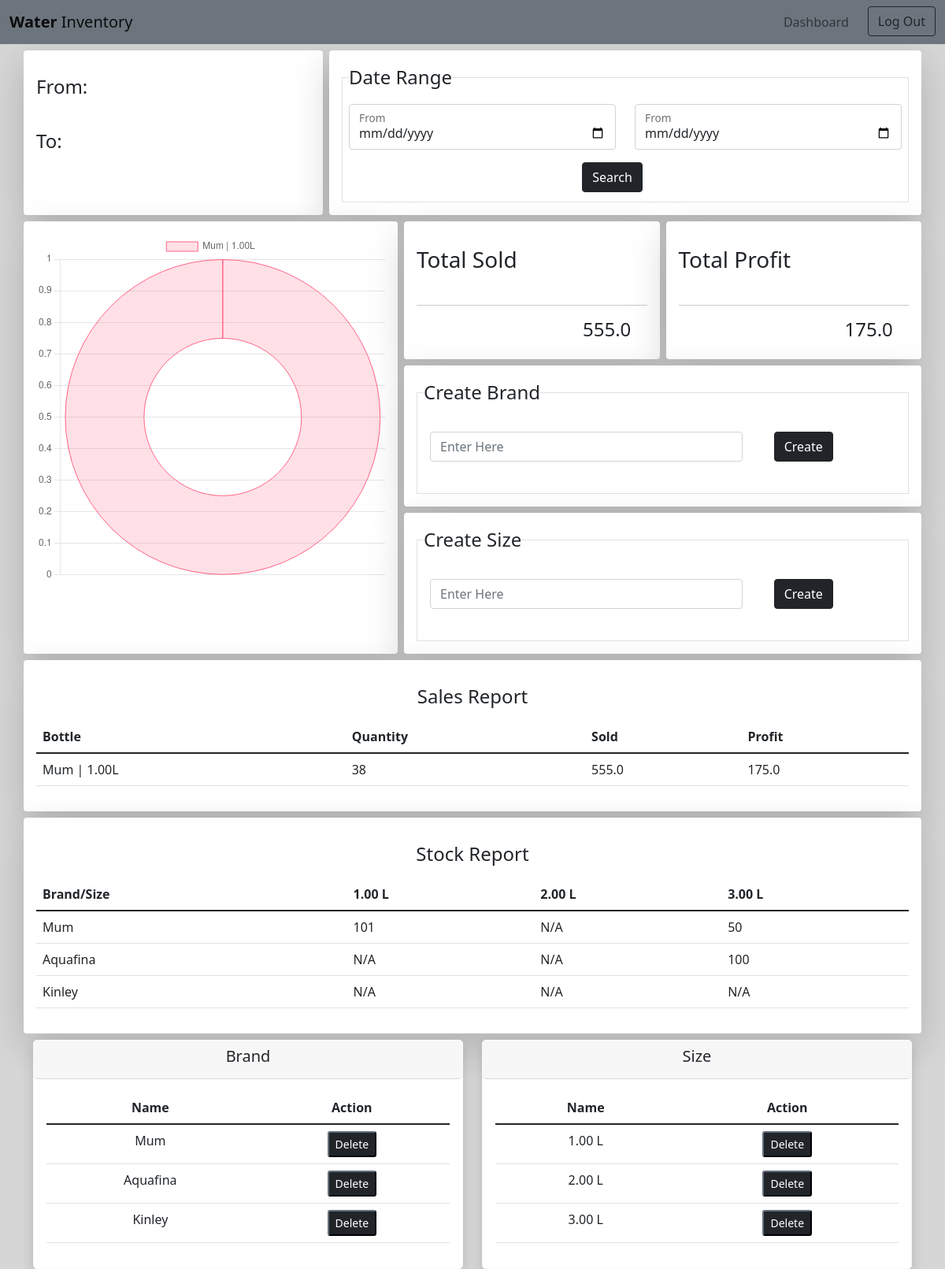
/hoteladmin/ (signed in), run on the app's committed database.
### water/models.py (models this page shows)
class BRAND(models.Model):
    brand_name = models.CharField(max_length=20, primary_key=True)
    def __str__(self):
        return self.brand_name

class SIZE(models.Model):
    bottle_size = models.DecimalField(decimal_places=2, max_digits=4, primary_key=True)
    def __str__(self):
        return str(self.bottle_size)

### hoteladmin/views.py (the view)
# urls.py: path('', hoteladmin.views.LoadDashboard, name='LoadAdmin'),
def LoadDashboard(request):
    if 'username' in request.session:
        if request.session['designation'] == 'ceo':
            from_date = ""
            to_date = ""
            bottleDetails = list(BOTTLE_DETAILS.objects.all())
            BrandForm = CreateBrandForm()
            StockTable, bottleSize = water_views.GetStockTableInfo()
            if request.method == 'POST':
                from_date = request.POST['dashboard_from']
                to_date = request.POST['dashboard_to']
                tableInfo, profitInfo, quantityInfo, totalSold, totalProfit = GetDashboardTable(from_date, to_date)
            else:
                tableInfo, profitInfo, quantityInfo, totalSold, totalProfit = GetDashboardTable()
            context = {
                'table': tableInfo,
                'profitInfo': profitInfo,
                'quantityInfo': quantityInfo,
                'totalSold': totalSold,
                'totalProfit': totalProfit,
                'fromDate': from_date,
                'toDate': to_date,
                'BottleDetails': bottleDetails,
                'BrandForm': CreateBrandForm(),
                'SizeForm': CreateSizeForm(),
                'brand': list(BRAND.objects.all()),
                'StockTable': StockTable,
                'bottleSize': bottleSize,
                'size': list(SIZE.objects.all()),
                'ceo': 1,
            }
            GetDashboardTable()
            if request.session['designation'] == 'ceo':
                context['ceo'] = 1
            return render(request, 'hoteladmin/Dashboard.html', context)
    else:
        return redirect(water_views.LoadHome)

### hoteladmin/forms.py
class CreateBrandForm(forms.Form):
    brand = forms.CharField(max_length=30, widget=forms.TextInput(attrs={'placeholder': 'Enter Here'}))
    def __init__(self, *args, **kwargs):
        super().__init__(*args, **kwargs)
        self.helper = FormHelper()
        self.helper.form_show_labels = False
        self.helper.form_tag = False
        self.helper.layout = Layout(
            Row(
                Column('brand', css_class='col-8 my-2 mx-2'),
                Div(
                    Button('create-brand', 'Create', css_class='btn btn-dark my-2 mx-2'),
                    css_class='col'
                ),
                css_class="d-flex justify-content-center align-content-center text-wrap my-2"
            )
        )

class CreateSizeForm(forms.Form):
    size = forms.DecimalField(max_digits=4, decimal_places=2,
                              widget=forms.TextInput(attrs={'placeholder': 'Enter Here'}))
    def __init__(self, *args, **kwargs):
        super().__init__(*args, **kwargs)
        self.helper = FormHelper()
        self.helper.form_show_labels = False
        self.helper.form_tag = False
        self.helper.layout = Layout(
            Row(
                Column('size', css_class='col-8 my-2 mx-2'),
                Div(
                    Button('create-size', 'Create', css_class='btn btn-dark my-2 mx-2'),
                    css_class='col'
                ),
                css_class="d-flex justify-content-center align-content-center text-wrap my-2"
            )
        )

### water/models.py (called while the page is built)
    def __str__(self):
        return str(self.brand_name) + " | " + str(self.bottle_size) + "L"

### templates/hoteladmin/Dashboard.html
{% extends 'hoteladmin/admin.html' %}
{% block Dashboard %}
    <div class="container mt-sm-2">
        <div class="row d-flex justify-content-evenly">
            <div class="col-sm-4 me-2 shadow-lg p-3 bg-body rounded">
                <div class="row">
                    <p><h4>From: {{ fromDate }}</h4></p>
                </div>
                <div class="row">
                    <p><h4>To: {{ toDate }}</h4></p>
                </div>
            </div>
            <div class="col flex-grow-1 shadow-lg p-3 bg-body rounded">
                {% include 'hoteladmin/DashboardDateInput.html' %}
            </div>
        </div>
    </div>
    {% include 'hoteladmin/PieChart_BarDiagram.html' %}
    <div class="container mt-sm-2 ">
        <div class="row d-flex justify-content-center">
            <div class="shadow-lg p-3 bg-body rounded flex-grow-1">
                <div class="text-center">
                    <p>
                    <h4>Sales Report</h4>
                    </p>
                </div>
                <table class="table table-hover">
                    <thead>
                    <th class="col">Bottle</th>
                    <th class="col">Quantity</th>
                    <th class="col">Sold</th>
                    <th class="col">Profit</th>
                    </thead>
                    <tbody>
                    {% for value in table.values %}
                        <tr>
                            {% for info in value %}
                                <td class="col">{{ info }}</td>
                            {% endfor %}
                        </tr>
                    {% endfor %}
                    </tbody>
                </table>
            </div>
        </div>
    </div>
    {% include 'water/stockTable.html' %}
    <div class="container mt-sm-2">
        <div class="row d-flex justify-content-between">
            {% include 'hoteladmin/AdminBrandTable.html' %}
            {% include 'hoteladmin/AdminSizeTable.html' %}
        </div>
    </div>
{% endblock %}

### templates/hoteladmin/admin.html (shortened to what this page needs)
{% load crispy_forms_tags %}
{% load static %}
<!doctype html>
<html lang="en">
<head>
    <link href="{% static 'css/bootstrap.min.css' %}" rel="stylesheet">
</head>
<body style="background-color: rgb(214,214,214)">
{% include 'commonHTML/navbar.html' %}
{% block Dashboard %}
{% endblock %}
</body>
</html>

### templates/commonHTML/navbar.html (shortened to what this page needs)
<nav class="navbar navbar-expand-md navbar-light bg-secondary">
    <div class="container-fluid">
        <a class="navbar-brand" href="#"><b>Water</b> Inventory</a>
        <div class="collapse navbar-collapse" id="main_menu">
            <ul class="navbar-nav ms-auto gap-3">
                {% if ceo == 1 %}
                    <li class="nav-item"><a class="nav-link" href="{% url 'LoadDashboard' %}">Dashboard</a></li>
                {% endif %}
                <li class="nav-item"><a class="btn btn-outline-dark" href="{% url 'LogOut' %}">Log Out</a></li>
            </ul>
        </div>
    </div>
</nav>

### templates/hoteladmin/DashboardDateInput.html (shortened to what this page needs)
<fieldset class="border p-sm-2 form-group">
    <legend class="w-auto float-none" id="Legend5">
        Date Range
    </legend>
    <form method="POST" action="">
        <div class="row">
            <div class="col">
                <div class="form-floating">
                    <input type="date" class="form-control" id="dashboard_from_input"
                           name="dashboard_from"
                           placeholder="From">
                    <label for="dashboard_from_input">From</label>
                </div>
            </div>
            <div class="col">
                <div class="form-floating">
                    <input type="date" class="form-control" id="dashboard_from_input"
                           name="dashboard_to"
                           placeholder="To">
                    <label for="dashboard_from_input">From</label>
                </div>
            </div>
        </div>
        <div class="row d-flex justify-content-center">
            <div class="col-3 mt-3 mb-1 ms-5">
                <button type="submit" name="date_submit" class="btn btn-dark">Search</button>
            </div>
        </div>
    </form>
</fieldset>

### templates/hoteladmin/PieChart_BarDiagram.html
<div class="container mt-sm-2">
    <div class="row d-flex">
        <div class="col-5 shadow-lg p-3 bg-body rounded">
            {% include "hoteladmin/ProfitPieChart.html" %}
        </div>
        <div class="col flex-grow-1">
            <div class="row d-flex">
                <div class="col shadow-lg p-3 mx-2 mb-2 bg-body rounded" >
                    <div class="row">
                        <p>
                        <h3>Total Sold</h3>
                        </p>
                    </div>
                    <hr>
                    <div class="row d-flex justify-content-end">
                        <div class="col-4">
                            <h4>{{ totalSold }}</h4>
                        </div>
                    </div>
                </div>
                <div class="col shadow-lg p-3 mb-2 bg-body rounded ">
                    <div class="row">
                        <p class="text-start">
                        <h3>Total Profit</h3></p>
                    </div>
                    <hr>
                    <div class="row d-flex justify-content-end">
                        <div class="col-4">
                            <h4>{{ totalProfit }}</h4>
                        </div>
                    </div>
                </div>
            </div>
            <div class="row d-flex">
                <div class="col-sm shadow-lg p-3 ms-2 bg-body rounded">
                    <fieldset class="border p-sm-2 form-group">
                        <legend class="w-auto float-none" id="Legend5">
                            Create Brand
                        </legend>
                        {% include 'hoteladmin/CreateBrand.html' %}
                    </fieldset>
                </div>
            </div>
            <div class="row">
                    <div class="col-sm shadow-lg p-3 mt-2 ms-2 bg-body rounded">
                        <fieldset class="border p-sm-2 form-group">
                            <legend class="w-auto float-none" id="Legend5">
                                Create Size
                            </legend>
                            {% include 'hoteladmin/CreateSize.html' %}
                        </fieldset>
                    </div>
            </div>
        </div>
    </div>
</div>

### templates/hoteladmin/ProfitPieChart.html
<canvas id="myChart" width="400" height="400"></canvas>
<script>
    const ctx = document.getElementById('myChart').getContext('2d');
    const myChart = new Chart(ctx, {
        type: 'doughnut',
        data: {
            labels: [{% for brand in profitInfo.keys %}
                '{{ brand }}',
            {% endfor %}],
            datasets: [{
                label: '# of Votes',
                data: [ {% for profit in profitInfo.values %} {{ profit }},{% endfor %} ],
                backgroundColor: [
                    'rgba(255, 99, 132, 0.2)',
                    'rgba(54, 162, 235, 0.2)',
                    'rgba(255, 206, 86, 0.2)',
                    'rgba(75, 192, 192, 0.2)',
                    'rgba(153, 102, 255, 0.2)',
                    'rgba(255, 159, 64, 0.2)'
                ],
                borderColor: [
                    'rgba(255, 99, 132, 1)',
                    'rgba(54, 162, 235, 1)',
                    'rgba(255, 206, 86, 1)',
                    'rgba(75, 192, 192, 1)',
                    'rgba(153, 102, 255, 1)',
                    'rgba(255, 159, 64, 1)'
                ],
                borderWidth: 1
            }]
        },
        options: {
            scales: {
                y: {
                    beginAtZero: true
                }
            }
        }
    });
</script>

### templates/hoteladmin/CreateBrand.html
{% load crispy_forms_tags %}
<form id="create-brand-form">
    {% crispy BrandForm %}
</form>

### templates/hoteladmin/CreateSize.html
{% load crispy_forms_tags %}
<form id="create-size-form">
    {% crispy SizeForm %}
</form>

### templates/water/stockTable.html
<div class="container">
    <div class="row d-flex justify-content-center mt-2">
        <div class="shadow-lg p-3 bg-body rounded flex-grow-1">
            <div class="text-center">
                <p>
                <h4>Stock Report</h4>
                </p>
            </div>
            <table class="table table-hover ">
                <thead id="stock-table-head">
                <th class="col"> Brand/Size</th>
                {% for key,value in bottleSize.items %}
                    <th class="col"> {{ key }} L</th>
                {% endfor %}
                </thead>
                <tbody id="stock-table-body">
                {% for key,value in StockTable.items %}
                    <tr>
                        <td>
                            {{ key }}
                        </td>
                        {% for bottle,size in value.items %}
                            <td>
                                {{ size }}
                            </td>
                        {% endfor %}
                    </tr>
                {% endfor %}
                </tbody>
            </table>
        </div>
    </div>
</div>

### templates/hoteladmin/AdminBrandTable.html
<div class="col">
    <div class="card border-light border-light shadow rounded-3">
        <div class="card-header rounded-3">
            <div class="text-center">
                <h5>Brand</h5>
            </div>
        </div>
        <div class="card-body text-dark">
            <table class="table table-hover ">
                <thead>
                <tr>
                    <th class="col">
                        <div class="text-center">
                            Name
                        </div>
                    </th>
                    <th class="col">
                        <div class="text-center">
                            Action
                        </div>
                    </th>
                </tr>
                </thead>
                <tbody id="admin-brand-table-body">
                {% for brand_name in brand %}
                    <tr><td class="col"><div class="text-center">
                                {{ brand_name }}
                            </div></td><td><div class="text-center"><input type="button" class="btn-sm btn-dark btn-del" data-sid="{{ brand_name }}" value="Delete"></div></td></tr>
                {% endfor %}
                </tbody>
            </table>
        </div>
    </div>
</div>

### templates/hoteladmin/AdminSizeTable.html
<div class="col">
    <div class="card border-light border-light shadow rounded-3">
        <div class="card-header rounded-3">
            <div class="text-center">
                <h5>Size</h5>
            </div>
        </div>
        <div class="card-body text-dark">
            <table class="table table-hover ">
                <thead>
                <tr>
                    <th class="col">
                        <div class="text-center">
                            Name
                        </div>
                    </th>
                    <th class="col">
                        <div class="text-center">
                            Action
                        </div>
                    </th>
                </tr>
                </thead>
                <tbody id="admin-size-table-body">
                {% for bottle_size in size %}
                    <tr><td class="col"><div class="text-center">
                                {{ bottle_size }} L
                            </div></td><td><div class="text-center"><input type="button" class="btn-sm btn-dark btn-del" data-sid="{{ bottle_size }}" value="Delete"></div></td></tr>
                {% endfor %}
                </tbody>
            </table>
        </div>
    </div>
</div>

### data on the page
BRAND: StockTable "Mum", brand_name "Mum"
BRAND: StockTable "Aquafina", brand_name "Aquafina"
BRAND: StockTable "Kinley", brand_name "Kinley"

### other printed values
{{ totalSold }} "555.0"
{{ totalProfit }} "175.0"
{{ info }} "Mum | 1.00L" "38" "555.0" "175.0"
{{ key }} "1.00" "2.00" "3.00"
{{ size }} "101" "N/A" "50" "N/A" "N/A" "100" "N/A" "N/A" "N/A"
